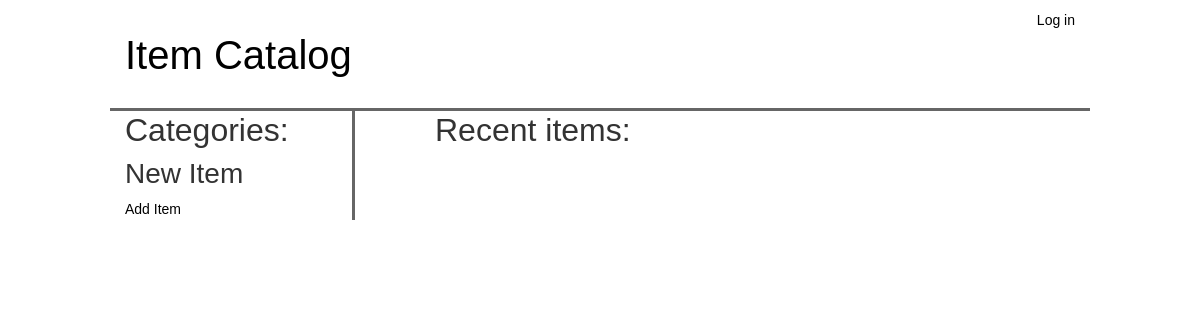
Page /category on the earlier database version.
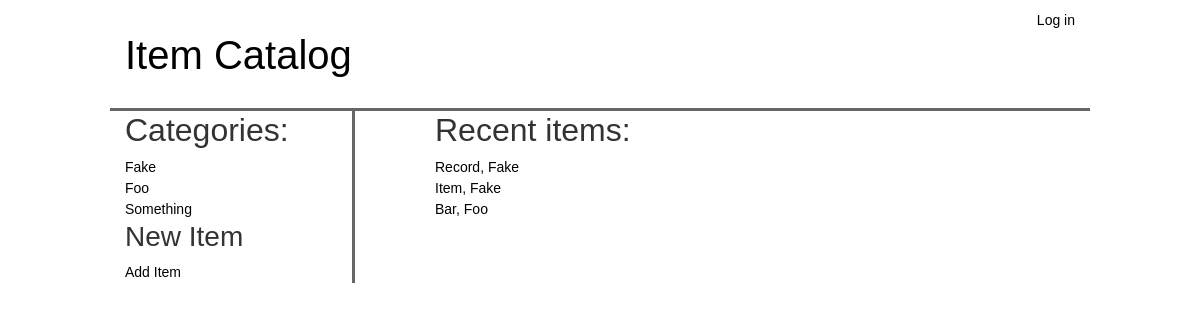
Same page on the later database version.
### db_setup.py (models this page shows, shortened)
class Category(Base):
    __tablename__ = 'category'
    id = Column(Integer, primary_key=True)
    name = Column(String(80), nullable=False)

class Item(Base):
    __tablename__ = 'item'
    id = Column(Integer, primary_key=True)
    name = Column(String(80), nullable=False)
    description = Column(Text)
    category_id = Column(Integer, ForeignKey('category.id'))
    category = relationship(Category)
    user_id = Column(Integer, ForeignKey('user.id'))
    user = relationship(User)

### app.py (the view)
@app.route('/')
@app.route('/category')
def item_catalog():
    categories = db.get_all_categories()
    items = session.query(Item).order_by(desc(Item.id)).limit(10)
    return render_template('latest_items.html', categories=categories, items=items)

### db_setup.py (called while the page is built)
def get_all_categories() -> Query:
    categories = session.query(Category).order_by(asc(Category.name))
    return categories

### templates/latest_items.html
{% extends 'main.html' %}
{% block body %}
    <h2>Recent items:</h2>
    {% for item in items %}
        <a href="{{ url_for('show_item', category_id=item.category.id, item_id=item.id) }}">{{ item.name }}, {{ item.category.name }}</a>
        <br>
    {% endfor %}
{% endblock %}

### templates/main.html (shortened to what this page needs)
{% extends "base.html" %}
{% block content %}
    <div class="row main-content">
        <div class="col-sm-3 categories-sidebar">
            <h2>Categories:</h2>
            {% for category in categories %}
                <a href="{{ url_for('show_category',category_id=category.id) }}">{{ category.name }}</a>
                <br>
            {% endfor %}
            <h3>New Item</h3>
            {% if category %}
                <a href="{{ url_for('add_item', category_id=category.id) }}">Add Item</a>
            {% else %}
                <a href="{{ url_for('add_item') }}">Add Item</a>
            {% endif %}
        </div>
        <div class="col-sm-9 content-space">
            {% block body %}
            {% endblock %}
        </div>
    </div>
{% endblock %}

### templates/base.html (shortened to what this page needs)
<!DOCTYPE html>
<html lang="en">
<head>
    <link rel="stylesheet" href="https://stackpath.bootstrapcdn.com/bootstrap/4.1.3/css/bootstrap.min.css"
>
    <link rel=stylesheet type=text/css href="{{ url_for('static', filename='styles.css') }}">
</head>
<body>
<div class="container-fluid">
    <div class="row">
        <div class="col-md-12 text-right">
            {% if 'username' not in session %}
                <a href="{{ url_for('show_login') }}">Log in</a>
            {% else %}
                <a href="{{ url_for('disconnect') }}">({{ session['username'] }}) Log out</a>
            {% endif %}
        </div>
    </div>
    <div class="row top-menu">
        <div class="col-md-6 header-div">
            <a href="{{ url_for('item_catalog') }}">
                <h1>Item Catalog</h1>
            </a>
        </div>
    </div>
    <br>
    {% block content %}
    {% endblock %}
</div>
</body>
</html>

### static/styles.css (style rules this page uses)
body { position: relative; font-family: Helvetica, Arial, sans-serif; font-size: 14px; max-width: 1000px; margin: 0 auto; padding: 10px; color: #333; }
a { color: black; }
.main-content { border-top: 3px solid #666; }
.categories-sidebar { border-right: 3px solid #666; }
.content-space { padding-left: 80px; }

Differences in the rows shown:
added Category: name "Fake"
added Category: name "Foo"
added Category: name "Something"
added Item: name "Record", category.name "Fake"
added Item: name "Item", category.name "Fake"
added Item: name "Bar", category.name "Foo"
